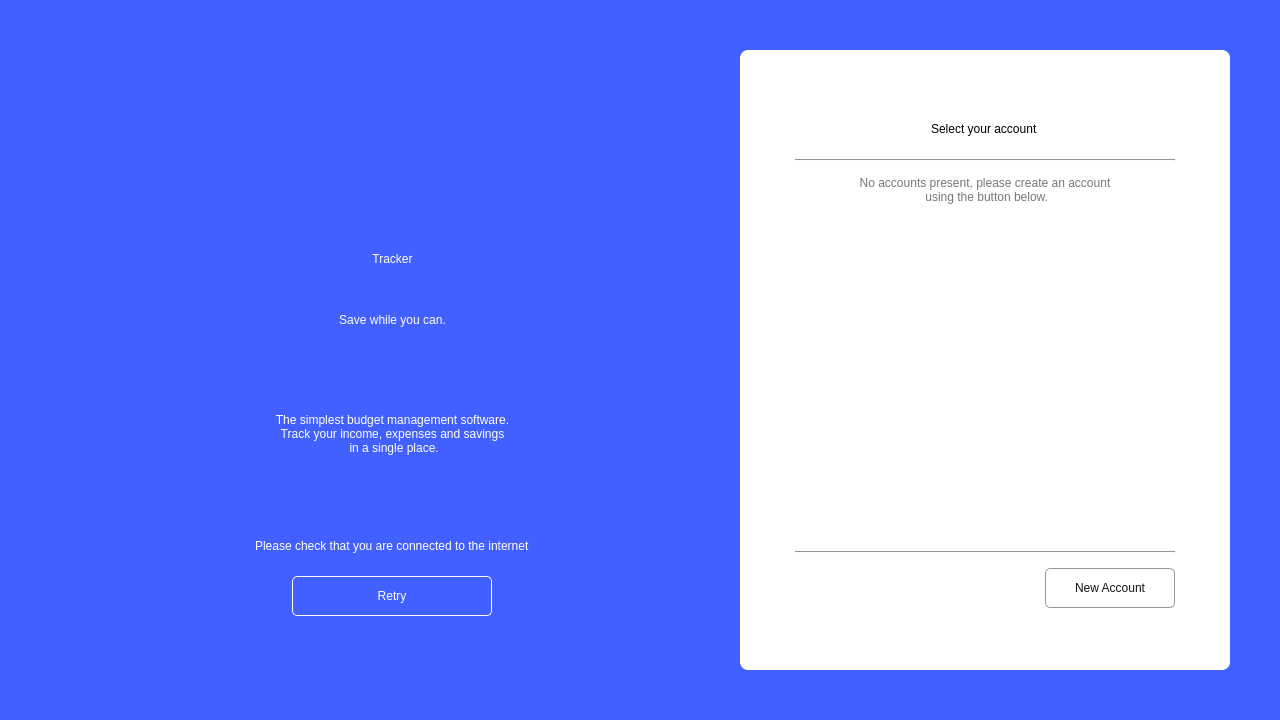
<?xml version="1.0" encoding="UTF-8"?>
<ui version="4.0">
 <class>StartScreen</class>
 <widget class="QWidget" name="StartScreen">
  <property name="geometry">
   <rect>
    <x>0</x>
    <y>0</y>
    <width>1280</width>
    <height>720</height>
   </rect>
  </property>
  <property name="minimumSize">
   <size>
    <width>1280</width>
    <height>720</height>
   </size>
  </property>
  <property name="maximumSize">
   <size>
    <width>16777215</width>
    <height>16777215</height>
   </size>
  </property>
  <property name="windowTitle">
   <string>TrackerApp</string>
  </property>
  <property name="windowIcon">
   <iconset>
    <normaloff>:/images/Icon256x256.png</normaloff>:/images/Icon256x256.png</iconset>
  </property>
  <property name="styleSheet">
   <string notr="true">QWidget#StartScreen{
background-color: #4260FF;}</string>
  </property>
  <layout class="QGridLayout" name="gridLayout">
   <property name="leftMargin">
    <number>50</number>
   </property>
   <property name="topMargin">
    <number>50</number>
   </property>
   <property name="rightMargin">
    <number>50</number>
   </property>
   <property name="bottomMargin">
    <number>50</number>
   </property>
   <item row="0" column="0">
    <layout class="QHBoxLayout" name="horizontalLayout">
     <item>
      <spacer name="horizontalSpacer_2">
       <property name="orientation">
        <enum>Qt::Horizontal</enum>
       </property>
       <property name="sizeHint" stdset="0">
        <size>
         <width>40</width>
         <height>20</height>
        </size>
       </property>
      </spacer>
     </item>
     <item>
      <widget class="QWidget" name="leftSide" native="true">
       <property name="styleSheet">
        <string notr="true">background-color: rgba(0, 0, 0, 0);</string>
       </property>
       <layout class="QVBoxLayout" name="verticalLayout">
        <item>
         <spacer name="verticalSpacer">
          <property name="orientation">
           <enum>Qt::Vertical</enum>
          </property>
          <property name="sizeHint" stdset="0">
           <size>
            <width>20</width>
            <height>40</height>
           </size>
          </property>
         </spacer>
        </item>
        <item alignment="Qt::AlignHCenter">
         <widget class="QLabel" name="label">
          <property name="minimumSize">
           <size>
            <width>120</width>
            <height>120</height>
           </size>
          </property>
          <property name="maximumSize">
           <size>
            <width>120</width>
            <height>120</height>
           </size>
          </property>
          <property name="styleSheet">
           <string notr="true">background-color: rgba(191, 64, 64, 0);</string>
          </property>
          <property name="text">
           <string/>
          </property>
          <property name="pixmap">
           <pixmap>:/images/Icon.png</pixmap>
          </property>
          <property name="scaledContents">
           <bool>true</bool>
          </property>
          <property name="alignment">
           <set>Qt::AlignCenter</set>
          </property>
         </widget>
        </item>
        <item>
         <widget class="QLabel" name="label_2">
          <property name="minimumSize">
           <size>
            <width>0</width>
            <height>78</height>
           </size>
          </property>
          <property name="maximumSize">
           <size>
            <width>16777215</width>
            <height>78</height>
           </size>
          </property>
          <property name="styleSheet">
           <string notr="true">background-color: rgba(191, 64, 64, 0);
font: 500 64px &quot;Montserrat&quot;;
color: white;</string>
          </property>
          <property name="text">
           <string>Tracker</string>
          </property>
          <property name="alignment">
           <set>Qt::AlignCenter</set>
          </property>
         </widget>
        </item>
        <item>
         <widget class="QLabel" name="label_3">
          <property name="minimumSize">
           <size>
            <width>0</width>
            <height>32</height>
           </size>
          </property>
          <property name="maximumSize">
           <size>
            <width>16777215</width>
            <height>32</height>
           </size>
          </property>
          <property name="styleSheet">
           <string notr="true">background-color: rgba(191, 64, 64, 0);
font: 300 26px &quot;Montserrat&quot;;
color: white;</string>
          </property>
          <property name="text">
           <string>Save while you can.</string>
          </property>
          <property name="alignment">
           <set>Qt::AlignCenter</set>
          </property>
         </widget>
        </item>
        <item>
         <spacer name="verticalSpacer_2">
          <property name="orientation">
           <enum>Qt::Vertical</enum>
          </property>
          <property name="sizeHint" stdset="0">
           <size>
            <width>20</width>
            <height>40</height>
           </size>
          </property>
         </spacer>
        </item>
        <item>
         <widget class="QLabel" name="label_4">
          <property name="minimumSize">
           <size>
            <width>0</width>
            <height>111</height>
           </size>
          </property>
          <property name="maximumSize">
           <size>
            <width>16777215</width>
            <height>111</height>
           </size>
          </property>
          <property name="styleSheet">
           <string notr="true">background-color: rgba(191, 64, 64, 0);
font: 400 20px &quot;Montserrat&quot;;
color: white;</string>
          </property>
          <property name="text">
           <string>The simplest budget management software.
Track your income, expenses and savings
 in a single place.</string>
          </property>
          <property name="alignment">
           <set>Qt::AlignCenter</set>
          </property>
         </widget>
        </item>
        <item>
         <spacer name="verticalSpacer_4">
          <property name="orientation">
           <enum>Qt::Vertical</enum>
          </property>
          <property name="sizeHint" stdset="0">
           <size>
            <width>20</width>
            <height>40</height>
           </size>
          </property>
         </spacer>
        </item>
        <item>
         <widget class="QStackedWidget" name="buttonsStackedWidget">
          <property name="currentIndex">
           <number>1</number>
          </property>
          <widget class="QWidget" name="page">
           <layout class="QGridLayout" name="gridLayout_6">
            <item row="0" column="0">
             <widget class="QPushButton" name="startButton">
              <property name="minimumSize">
               <size>
                <width>200</width>
                <height>40</height>
               </size>
              </property>
              <property name="maximumSize">
               <size>
                <width>200</width>
                <height>40</height>
               </size>
              </property>
              <property name="styleSheet">
               <string notr="true">QPushButton{background-color: rgba(191, 64, 64, 0);
color:white;
border-radius: 5px;
border:1px solid white;
font: 600 15pt &quot;Montserrat&quot;;}

QPushButton:hover {
	border:2px solid white;
    border-style: inset;
}

QPushButton:pressed {
	background-color: white;
    color: rgb(55, 135, 255);
}</string>
              </property>
              <property name="text">
               <string>  Start</string>
              </property>
              <property name="shortcut">
               <string notr="true"/>
              </property>
              <property name="flat">
               <bool>false</bool>
              </property>
             </widget>
            </item>
           </layout>
          </widget>
          <widget class="QWidget" name="page_2">
           <layout class="QGridLayout" name="gridLayout_7">
            <item row="0" column="0" alignment="Qt::AlignHCenter">
             <widget class="QLabel" name="label_10">
              <property name="styleSheet">
               <string notr="true">font: 400 11pt &quot;Montserrat&quot;;
color: rgb(255, 255, 255);</string>
              </property>
              <property name="text">
               <string>Please check that you are connected to the internet</string>
              </property>
             </widget>
            </item>
            <item row="2" column="0" alignment="Qt::AlignHCenter">
             <widget class="QPushButton" name="retryButton">
              <property name="minimumSize">
               <size>
                <width>200</width>
                <height>40</height>
               </size>
              </property>
              <property name="maximumSize">
               <size>
                <width>200</width>
                <height>40</height>
               </size>
              </property>
              <property name="styleSheet">
               <string notr="true">QPushButton{background-color: rgba(191, 64, 64, 0);
color:white;
border-radius: 5px;
border:1px solid white;
font: 600 15pt &quot;Montserrat&quot;;}

QPushButton:hover {
	border:2px solid white;
    border-style: inset;
}

QPushButton:pressed {
	background-color: white;
    color: rgb(55, 135, 255);
}</string>
              </property>
              <property name="text">
               <string>Retry</string>
              </property>
              <property name="shortcut">
               <string notr="true"/>
              </property>
              <property name="flat">
               <bool>false</bool>
              </property>
             </widget>
            </item>
            <item row="1" column="0">
             <spacer name="verticalSpacer_14">
              <property name="orientation">
               <enum>Qt::Vertical</enum>
              </property>
              <property name="sizeType">
               <enum>QSizePolicy::Fixed</enum>
              </property>
              <property name="sizeHint" stdset="0">
               <size>
                <width>20</width>
                <height>17</height>
               </size>
              </property>
             </spacer>
            </item>
           </layout>
          </widget>
         </widget>
        </item>
        <item>
         <spacer name="verticalSpacer_3">
          <property name="orientation">
           <enum>Qt::Vertical</enum>
          </property>
          <property name="sizeHint" stdset="0">
           <size>
            <width>20</width>
            <height>40</height>
           </size>
          </property>
         </spacer>
        </item>
       </layout>
      </widget>
     </item>
     <item>
      <spacer name="horizontalSpacer">
       <property name="orientation">
        <enum>Qt::Horizontal</enum>
       </property>
       <property name="sizeHint" stdset="0">
        <size>
         <width>40</width>
         <height>20</height>
        </size>
       </property>
      </spacer>
     </item>
     <item>
      <widget class="QWidget" name="signBox" native="true">
       <property name="styleSheet">
        <string notr="true">QWidget#signBox,#newAccountBox{
background-color: rgb(255, 255, 255);
border-radius: 8px;
}</string>
       </property>
       <layout class="QVBoxLayout" name="verticalLayout_2">
        <property name="spacing">
         <number>15</number>
        </property>
        <property name="leftMargin">
         <number>50</number>
        </property>
        <property name="topMargin">
         <number>20</number>
        </property>
        <property name="rightMargin">
         <number>50</number>
        </property>
        <property name="bottomMargin">
         <number>20</number>
        </property>
        <item>
         <spacer name="verticalSpacer_7">
          <property name="orientation">
           <enum>Qt::Vertical</enum>
          </property>
          <property name="sizeHint" stdset="0">
           <size>
            <width>20</width>
            <height>40</height>
           </size>
          </property>
         </spacer>
        </item>
        <item>
         <widget class="QStackedWidget" name="stackedWidget">
          <property name="maximumSize">
           <size>
            <width>16777215</width>
            <height>539</height>
           </size>
          </property>
          <property name="styleSheet">
           <string notr="true">background-color: white;</string>
          </property>
          <property name="currentIndex">
           <number>1</number>
          </property>
          <widget class="QWidget" name="page_3">
           <property name="minimumSize">
            <size>
             <width>390</width>
             <height>0</height>
            </size>
           </property>
           <property name="maximumSize">
            <size>
             <width>390</width>
             <height>560</height>
            </size>
           </property>
           <layout class="QGridLayout" name="gridLayout_3">
            <property name="leftMargin">
             <number>0</number>
            </property>
            <property name="topMargin">
             <number>0</number>
            </property>
            <property name="rightMargin">
             <number>0</number>
            </property>
            <property name="bottomMargin">
             <number>0</number>
            </property>
            <property name="spacing">
             <number>0</number>
            </property>
            <item row="0" column="0">
             <widget class="QWidget" name="newAccountBox" native="true">
              <property name="maximumSize">
               <size>
                <width>16777215</width>
                <height>167777</height>
               </size>
              </property>
              <layout class="QGridLayout" name="gridLayout_5">
               <property name="sizeConstraint">
                <enum>QLayout::SetMaximumSize</enum>
               </property>
               <property name="leftMargin">
                <number>0</number>
               </property>
               <property name="topMargin">
                <number>5</number>
               </property>
               <property name="rightMargin">
                <number>0</number>
               </property>
               <property name="bottomMargin">
                <number>5</number>
               </property>
               <item row="16" column="0" colspan="2">
                <spacer name="verticalSpacer_12">
                 <property name="orientation">
                  <enum>Qt::Vertical</enum>
                 </property>
                 <property name="sizeType">
                  <enum>QSizePolicy::Fixed</enum>
                 </property>
                 <property name="sizeHint" stdset="0">
                  <size>
                   <width>20</width>
                   <height>15</height>
                  </size>
                 </property>
                </spacer>
               </item>
               <item row="0" column="0">
                <widget class="QPushButton" name="backButton">
                 <property name="minimumSize">
                  <size>
                   <width>80</width>
                   <height>30</height>
                  </size>
                 </property>
                 <property name="maximumSize">
                  <size>
                   <width>80</width>
                   <height>30</height>
                  </size>
                 </property>
                 <property name="styleSheet">
                  <string notr="true">QPushButton{
background-color:  white;
color: gray;
border-radius: 5px;
font: 400 12px &quot;Montserrat&quot;;}

QPushButton:hover {
    border-style: inset;
	border: 1px solid gray;
}

QPushButton:pressed {
	
	background-color: rgb(246, 245, 244);
    border-style: inset;
	border: 1px solid gray;
}</string>
                 </property>
                 <property name="text">
                  <string> Go Back</string>
                 </property>
                 <property name="icon">
                  <iconset>
                   <normaloff>:/images/blackarrowleft.png</normaloff>:/images/blackarrowleft.png</iconset>
                 </property>
                 <property name="iconSize">
                  <size>
                   <width>12</width>
                   <height>12</height>
                  </size>
                 </property>
                </widget>
               </item>
               <item row="17" column="0" colspan="2">
                <widget class="QLabel" name="newAccountErrorLabel">
                 <property name="minimumSize">
                  <size>
                   <width>0</width>
                   <height>30</height>
                  </size>
                 </property>
                 <property name="maximumSize">
                  <size>
                   <width>16777215</width>
                   <height>30</height>
                  </size>
                 </property>
                 <property name="styleSheet">
                  <string notr="true">font: 500 13px &quot;Montserrat&quot;;
color: red;
background-color: rgb(255, 196, 196);
border-radius: 3px;
padding: 0 8px;</string>
                 </property>
                 <property name="text">
                  <string>Error:</string>
                 </property>
                </widget>
               </item>
               <item row="13" column="0" colspan="2">
                <spacer name="verticalSpacer_11">
                 <property name="orientation">
                  <enum>Qt::Vertical</enum>
                 </property>
                 <property name="sizeType">
                  <enum>QSizePolicy::Fixed</enum>
                 </property>
                 <property name="sizeHint" stdset="0">
                  <size>
                   <width>19</width>
                   <height>15</height>
                  </size>
                 </property>
                </spacer>
               </item>
               <item row="8" column="0" colspan="2">
                <widget class="QLabel" name="label_9">
                 <property name="styleSheet">
                  <string notr="true">color: black;
font: 500 14px &quot;Montserrat&quot;;</string>
                 </property>
                 <property name="text">
                  <string>Enter your needed monthly savings</string>
                 </property>
                </widget>
               </item>
               <item row="6" column="0" colspan="2">
                <widget class="QDoubleSpinBox" name="newAccountIncome">
                 <property name="minimumSize">
                  <size>
                   <width>0</width>
                   <height>35</height>
                  </size>
                 </property>
                 <property name="styleSheet">
                  <string notr="true">background-color: rgb(231, 232, 240);
font: 300 14px &quot;Montserrat&quot;;
border-radius: 5px;
padding: 0 8px;</string>
                 </property>
                 <property name="buttonSymbols">
                  <enum>QAbstractSpinBox::NoButtons</enum>
                 </property>
                 <property name="showGroupSeparator" stdset="0">
                  <bool>true</bool>
                 </property>
                 <property name="prefix">
                  <string/>
                 </property>
                 <property name="suffix">
                  <string/>
                 </property>
                 <property name="decimals">
                  <number>1</number>
                 </property>
                 <property name="maximum">
                  <double>100000.000000000000000</double>
                 </property>
                </widget>
               </item>
               <item row="10" column="0" colspan="2">
                <spacer name="verticalSpacer_10">
                 <property name="orientation">
                  <enum>Qt::Vertical</enum>
                 </property>
                 <property name="sizeType">
                  <enum>QSizePolicy::Fixed</enum>
                 </property>
                 <property name="sizeHint" stdset="0">
                  <size>
                   <width>20</width>
                   <height>5</height>
                  </size>
                 </property>
                </spacer>
               </item>
               <item row="12" column="0" colspan="2">
                <widget class="QDoubleSpinBox" name="newAccountTotalSavings">
                 <property name="minimumSize">
                  <size>
                   <width>0</width>
                   <height>35</height>
                  </size>
                 </property>
                 <property name="styleSheet">
                  <string notr="true">background-color: rgb(231, 232, 240);
font: 300 14px &quot;Montserrat&quot;;
border-radius: 5px;
padding: 0 8px;</string>
                 </property>
                 <property name="buttonSymbols">
                  <enum>QAbstractSpinBox::NoButtons</enum>
                 </property>
                 <property name="showGroupSeparator" stdset="0">
                  <bool>true</bool>
                 </property>
                 <property name="prefix">
                  <string/>
                 </property>
                 <property name="suffix">
                  <string/>
                 </property>
                 <property name="decimals">
                  <number>1</number>
                 </property>
                 <property name="maximum">
                  <double>1000000.000000000000000</double>
                 </property>
                </widget>
               </item>
               <item row="7" column="0" colspan="2">
                <spacer name="verticalSpacer_9">
                 <property name="orientation">
                  <enum>Qt::Vertical</enum>
                 </property>
                 <property name="sizeType">
                  <enum>QSizePolicy::Fixed</enum>
                 </property>
                 <property name="sizeHint" stdset="0">
                  <size>
                   <width>20</width>
                   <height>5</height>
                  </size>
                 </property>
                </spacer>
               </item>
               <item row="3" column="0" colspan="2">
                <widget class="QLineEdit" name="newAccountName">
                 <property name="minimumSize">
                  <size>
                   <width>0</width>
                   <height>35</height>
                  </size>
                 </property>
                 <property name="maximumSize">
                  <size>
                   <width>1677777</width>
                   <height>40</height>
                  </size>
                 </property>
                 <property name="styleSheet">
                  <string notr="true">background-color: rgb(231, 232, 240);
font: 300 14px &quot;Montserrat&quot;;
border-radius: 5px;
padding: 0 8px;</string>
                 </property>
                 <property name="maxLength">
                  <number>10</number>
                 </property>
                 <property name="placeholderText">
                  <string>John Doe</string>
                 </property>
                </widget>
               </item>
               <item row="2" column="0">
                <widget class="QLabel" name="label_8">
                 <property name="styleSheet">
                  <string notr="true">color: black;
font: 500 14px &quot;Montserrat&quot;;</string>
                 </property>
                 <property name="text">
                  <string>Enter your name</string>
                 </property>
                </widget>
               </item>
               <item row="14" column="1">
                <widget class="QPushButton" name="createAccountBtn">
                 <property name="minimumSize">
                  <size>
                   <width>171</width>
                   <height>40</height>
                  </size>
                 </property>
                 <property name="maximumSize">
                  <size>
                   <width>1677777</width>
                   <height>40</height>
                  </size>
                 </property>
                 <property name="mouseTracking">
                  <bool>true</bool>
                 </property>
                 <property name="focusPolicy">
                  <enum>Qt::TabFocus</enum>
                 </property>
                 <property name="styleSheet">
                  <string notr="true">QPushButton{
background-color: white;
color: rgb(19, 19, 19);
border-radius: 5px;
border: 1px solid rgb(154, 153, 150);
font: 600 14px &quot;Montserrat&quot;;}

QPushButton:hover {
    border-style: inset;
	border: 1px solid gray;
}

QPushButton:pressed {
	
	background-color: rgb(246, 245, 244);
    border-style: inset;
	border: 1px solid gray;
}</string>
                 </property>
                 <property name="text">
                  <string>Start Saving!</string>
                 </property>
                </widget>
               </item>
               <item row="18" column="0" colspan="2">
                <widget class="QLabel" name="label_5">
                 <property name="minimumSize">
                  <size>
                   <width>0</width>
                   <height>63</height>
                  </size>
                 </property>
                 <property name="styleSheet">
                  <string notr="true">color: rgb(154, 153, 150);
font: 300 13px &quot;Montserrat&quot;;</string>
                 </property>
                 <property name="text">
                  <string>Please note: Monthly savings cannot be set to a value higher than the monthly income. Values unspecified will be set to $0.00.</string>
                 </property>
                 <property name="scaledContents">
                  <bool>false</bool>
                 </property>
                 <property name="wordWrap">
                  <bool>true</bool>
                 </property>
                </widget>
               </item>
               <item row="5" column="0">
                <widget class="QLabel" name="label_6">
                 <property name="styleSheet">
                  <string notr="true">color: black;
font: 500 14px &quot;Montserrat&quot;;</string>
                 </property>
                 <property name="text">
                  <string>Enter your monthly income</string>
                 </property>
                </widget>
               </item>
               <item row="14" column="0" alignment="Qt::AlignVCenter">
                <widget class="QComboBox" name="currencyBox">
                 <property name="minimumSize">
                  <size>
                   <width>80</width>
                   <height>30</height>
                  </size>
                 </property>
                 <property name="maximumSize">
                  <size>
                   <width>80</width>
                   <height>16777215</height>
                  </size>
                 </property>
                 <property name="styleSheet">
                  <string notr="true">background-color: #E7E8F0;
color: black;
font: 300 13px &quot;Montserrat&quot;;</string>
                 </property>
                </widget>
               </item>
               <item row="11" column="0">
                <widget class="QLabel" name="label_7">
                 <property name="styleSheet">
                  <string notr="true">color: black;
font: 500 14px &quot;Montserrat&quot;;</string>
                 </property>
                 <property name="text">
                  <string>Enter your total savings</string>
                 </property>
                </widget>
               </item>
               <item row="4" column="0" colspan="2">
                <spacer name="verticalSpacer_8">
                 <property name="orientation">
                  <enum>Qt::Vertical</enum>
                 </property>
                 <property name="sizeType">
                  <enum>QSizePolicy::Fixed</enum>
                 </property>
                 <property name="sizeHint" stdset="0">
                  <size>
                   <width>20</width>
                   <height>5</height>
                  </size>
                 </property>
                </spacer>
               </item>
               <item row="1" column="0" colspan="2">
                <spacer name="verticalSpacer_13">
                 <property name="orientation">
                  <enum>Qt::Vertical</enum>
                 </property>
                 <property name="sizeType">
                  <enum>QSizePolicy::Fixed</enum>
                 </property>
                 <property name="sizeHint" stdset="0">
                  <size>
                   <width>19</width>
                   <height>15</height>
                  </size>
                 </property>
                </spacer>
               </item>
               <item row="9" column="0" colspan="2">
                <widget class="QDoubleSpinBox" name="newAccountSavings">
                 <property name="minimumSize">
                  <size>
                   <width>0</width>
                   <height>35</height>
                  </size>
                 </property>
                 <property name="styleSheet">
                  <string notr="true">background-color: rgb(231, 232, 240);
font: 300 14px &quot;Montserrat&quot;;
border-radius: 5px;
padding: 0 8px;</string>
                 </property>
                 <property name="buttonSymbols">
                  <enum>QAbstractSpinBox::NoButtons</enum>
                 </property>
                 <property name="showGroupSeparator" stdset="0">
                  <bool>true</bool>
                 </property>
                 <property name="prefix">
                  <string/>
                 </property>
                 <property name="suffix">
                  <string/>
                 </property>
                 <property name="decimals">
                  <number>1</number>
                 </property>
                 <property name="maximum">
                  <double>100000.000000000000000</double>
                 </property>
                </widget>
               </item>
              </layout>
             </widget>
            </item>
           </layout>
          </widget>
          <widget class="QWidget" name="page_4">
           <property name="minimumSize">
            <size>
             <width>390</width>
             <height>0</height>
            </size>
           </property>
           <property name="maximumSize">
            <size>
             <width>390</width>
             <height>560</height>
            </size>
           </property>
           <layout class="QGridLayout" name="gridLayout_4">
            <property name="leftMargin">
             <number>0</number>
            </property>
            <property name="topMargin">
             <number>0</number>
            </property>
            <property name="rightMargin">
             <number>0</number>
            </property>
            <property name="bottomMargin">
             <number>0</number>
            </property>
            <property name="horizontalSpacing">
             <number>0</number>
            </property>
            <property name="verticalSpacing">
             <number>15</number>
            </property>
            <item row="1" column="0" alignment="Qt::AlignHCenter">
             <widget class="QLabel" name="selectAccountLabel">
              <property name="minimumSize">
               <size>
                <width>0</width>
                <height>31</height>
               </size>
              </property>
              <property name="maximumSize">
               <size>
                <width>16777215</width>
                <height>31</height>
               </size>
              </property>
              <property name="styleSheet">
               <string notr="true">color: black;
font: 600 25px &quot;Montserrat&quot;;</string>
              </property>
              <property name="text">
               <string>Select your account</string>
              </property>
             </widget>
            </item>
            <item row="3" column="0">
             <widget class="QScrollArea" name="oldAccountBox">
              <property name="minimumSize">
               <size>
                <width>380</width>
                <height>0</height>
               </size>
              </property>
              <property name="maximumSize">
               <size>
                <width>340</width>
                <height>166777</height>
               </size>
              </property>
              <property name="contextMenuPolicy">
               <enum>Qt::NoContextMenu</enum>
              </property>
              <property name="styleSheet">
               <string notr="true">border:0px solid white;</string>
              </property>
              <property name="horizontalScrollBarPolicy">
               <enum>Qt::ScrollBarAlwaysOff</enum>
              </property>
              <property name="sizeAdjustPolicy">
               <enum>QAbstractScrollArea::AdjustIgnored</enum>
              </property>
              <property name="widgetResizable">
               <bool>true</bool>
              </property>
              <property name="alignment">
               <set>Qt::AlignCenter</set>
              </property>
              <widget class="QWidget" name="scrollArea1">
               <property name="geometry">
                <rect>
                 <x>0</x>
                 <y>0</y>
                 <width>380</width>
                 <height>404</height>
                </rect>
               </property>
               <property name="styleSheet">
                <string notr="true">background-color:white;</string>
               </property>
               <layout class="QGridLayout" name="gridLayout_2">
                <property name="leftMargin">
                 <number>0</number>
                </property>
                <property name="topMargin">
                 <number>0</number>
                </property>
                <property name="rightMargin">
                 <number>0</number>
                </property>
                <property name="bottomMargin">
                 <number>0</number>
                </property>
                <property name="spacing">
                 <number>0</number>
                </property>
                <item row="0" column="0">
                 <layout class="QVBoxLayout" name="userAccountsBox">
                  <property name="spacing">
                   <number>15</number>
                  </property>
                  <item>
                   <widget class="QLabel" name="noAccountsLabel">
                    <property name="minimumSize">
                     <size>
                      <width>0</width>
                      <height>0</height>
                     </size>
                    </property>
                    <property name="maximumSize">
                     <size>
                      <width>1000</width>
                      <height>50</height>
                     </size>
                    </property>
                    <property name="layoutDirection">
                     <enum>Qt::LeftToRight</enum>
                    </property>
                    <property name="styleSheet">
                     <string notr="true">background-color: rgba(191, 64, 64, 0);
font: 400 15px &quot;Montserrat&quot;;
color: rgb(119, 118, 123);</string>
                    </property>
                    <property name="text">
                     <string>No accounts present, please create an account 
 using the button below.</string>
                    </property>
                    <property name="alignment">
                     <set>Qt::AlignCenter</set>
                    </property>
                   </widget>
                  </item>
                  <item>
                   <spacer name="verticalSpacer_5">
                    <property name="orientation">
                     <enum>Qt::Vertical</enum>
                    </property>
                    <property name="sizeHint" stdset="0">
                     <size>
                      <width>20</width>
                      <height>40</height>
                     </size>
                    </property>
                   </spacer>
                  </item>
                 </layout>
                </item>
               </layout>
              </widget>
             </widget>
            </item>
            <item row="5" column="0" alignment="Qt::AlignRight">
             <widget class="QPushButton" name="newAccountBtn">
              <property name="minimumSize">
               <size>
                <width>130</width>
                <height>40</height>
               </size>
              </property>
              <property name="maximumSize">
               <size>
                <width>130</width>
                <height>40</height>
               </size>
              </property>
              <property name="styleSheet">
               <string notr="true">QPushButton{
background-color: white;
color: rgb(19, 19, 19);
border-radius: 5px;
border: 1px solid rgb(154, 153, 150);
font: 600 14px &quot;Montserrat&quot;;}

QPushButton:hover {
    border-style: inset;
	border: 1px solid gray;
}

QPushButton:pressed {
	
	background-color: rgb(246, 245, 244);
    border-style: inset;
	border: 1px solid gray;
}</string>
              </property>
              <property name="text">
               <string>New Account</string>
              </property>
             </widget>
            </item>
            <item row="2" column="0">
             <widget class="Line" name="line">
              <property name="maximumSize">
               <size>
                <width>16777215</width>
                <height>2</height>
               </size>
              </property>
              <property name="styleSheet">
               <string notr="true">background-color: rgb(222, 221, 218);</string>
              </property>
              <property name="orientation">
               <enum>Qt::Horizontal</enum>
              </property>
             </widget>
            </item>
            <item row="4" column="0">
             <widget class="Line" name="lineToHide">
              <property name="maximumSize">
               <size>
                <width>16777215</width>
                <height>2</height>
               </size>
              </property>
              <property name="styleSheet">
               <string notr="true">background-color: rgb(222, 221, 218);</string>
              </property>
              <property name="orientation">
               <enum>Qt::Horizontal</enum>
              </property>
             </widget>
            </item>
           </layout>
          </widget>
         </widget>
        </item>
        <item>
         <spacer name="verticalSpacer_6">
          <property name="orientation">
           <enum>Qt::Vertical</enum>
          </property>
          <property name="sizeHint" stdset="0">
           <size>
            <width>20</width>
            <height>40</height>
           </size>
          </property>
         </spacer>
        </item>
       </layout>
      </widget>
     </item>
    </layout>
   </item>
  </layout>
 </widget>
 <tabstops>
  <tabstop>oldAccountBox</tabstop>
  <tabstop>newAccountBtn</tabstop>
  <tabstop>backButton</tabstop>
  <tabstop>newAccountName</tabstop>
  <tabstop>newAccountIncome</tabstop>
  <tabstop>newAccountSavings</tabstop>
  <tabstop>newAccountTotalSavings</tabstop>
  <tabstop>currencyBox</tabstop>
 </tabstops>
 <resources/>
 <connections/>
</ui>
